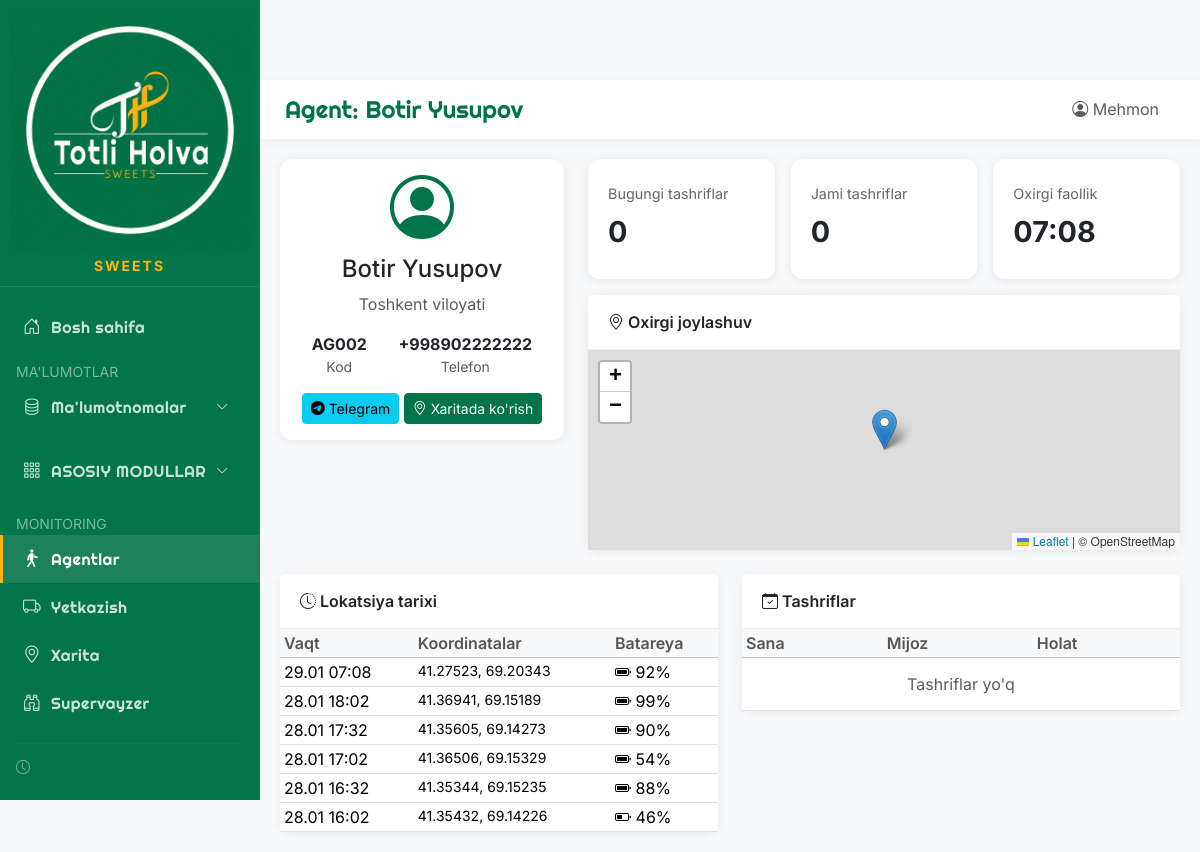
Screenshot of /agents/2 with the database file from the repository.
### app/models/database.py (models this page shows)
class Agent(Base):
    __tablename__ = "agents"
    id = Column(Integer, primary_key=True, index=True)
    code = Column(String(50), unique=True, index=True)
    full_name = Column(String(200), index=True)
    phone = Column(String(20))
    telegram_id = Column(String(50))
    photo = Column(String(255))
    region = Column(String(100))  # Hudud
    is_active = Column(Boolean, default=True)
    employee_id = Column(Integer, ForeignKey("employees.id"), nullable=True)
    created_at = Column(DateTime, default=datetime.now)
    locations = relationship("AgentLocation", back_populates="agent")
    routes = relationship("Route", back_populates="agent")
    visits = relationship("Visit", back_populates="agent")

class AgentLocation(Base):
    __tablename__ = "agent_locations"
    id = Column(Integer, primary_key=True, index=True)
    agent_id = Column(Integer, ForeignKey("agents.id"))
    latitude = Column(Float)
    longitude = Column(Float)
    accuracy = Column(Float)  # GPS aniqlik (metr)
    battery = Column(Integer)  # Telefon batareya %
    recorded_at = Column(DateTime, default=datetime.now)
    agent = relationship("Agent", back_populates="locations")

### main.py (the view)
@app.get("/agents/{agent_id}", response_class=HTMLResponse)
async def agent_detail(request: Request, agent_id: int, db: Session = Depends(get_db)):
    agent = db.query(Agent).filter(Agent.id == agent_id).first()
    if not agent:
        raise HTTPException(status_code=404, detail="Agent topilmadi")
    locations = db.query(AgentLocation).filter(
        AgentLocation.agent_id == agent_id
    ).order_by(AgentLocation.recorded_at.desc()).limit(50).all()
    visits = db.query(Visit).filter(
        Visit.agent_id == agent_id
    ).order_by(Visit.visit_date.desc()).limit(30).all()
    return templates.TemplateResponse("agents/detail.html", {
        "request": request,
        "agent": agent,
        "locations": locations,
        "visits": visits,
        "page_title": f"Agent: {agent.full_name}"
    })

### app/templates/agents/detail.html (shortened to what this page needs)
{% extends "base.html" %}
{% block content %}
<div class="row mb-4">
    <div class="col-md-4">
        <div class="card">
            <div class="card-body text-center">
                <div class="mb-3">
                    <i class="bi bi-person-circle" style="font-size: 4rem; color: var(--primary-color);"></i>
                </div>
                <h4>{{ agent.full_name }}</h4>
                <p class="text-muted">{{ agent.region or 'Hudud ko\'rsatilmagan' }}</p>
                <div class="d-flex justify-content-around mb-3">
                    <div>
                        <strong>{{ agent.code }}</strong><br>
                        <small class="text-muted">Kod</small>
                    </div>
                    <div>
                        <strong>{{ agent.phone or '-' }}</strong><br>
                        <small class="text-muted">Telefon</small>
                    </div>
                </div>
                {% if agent.telegram_id %}
                <a href="https://t.me/{{ agent.telegram_id }}" class="btn btn-info btn-sm" target="_blank">
                    <i class="bi bi-telegram"></i> Telegram
                </a>
                {% endif %}
                <a href="/map?agent={{ agent.id }}" class="btn btn-primary btn-sm">
                    <i class="bi bi-geo-alt"></i> Xaritada ko'rish
                </a>
            </div>
        </div>
    </div>
    <div class="col-md-8">
        <div class="row g-3">
            <div class="col-md-4">
                <div class="stat-card">
                    <p>Bugungi tashriflar</p>
                    <h3>{{ visits|selectattr('visit_date', 'ge', today)|list|length if today is defined else visits|length }}</h3>
                </div>
            </div>
            <div class="col-md-4">
                <div class="stat-card">
                    <p>Jami tashriflar</p>
                    <h3>{{ visits|length }}</h3>
                </div>
            </div>
            <div class="col-md-4">
                <div class="stat-card">
                    <p>Oxirgi faollik</p>
                    <h3>
                        {% if locations %}
                            {{ locations[0].recorded_at.strftime('%H:%M') }}
                        {% else %}
                            -
                        {% endif %}
                    </h3>
                </div>
            </div>
        </div>
        <div class="card mt-3">
            <div class="card-header">
                <i class="bi bi-geo-alt"></i> Oxirgi joylashuv
            </div>
            <div class="card-body p-0">
                {% if locations %}
                <div id="miniMap" style="height: 200px;"></div>
                {% else %}
                <div class="text-center text-muted py-4">
                    <i class="bi bi-geo-alt fs-1"></i><br>
                    Lokatsiya ma'lumoti yo'q
                </div>
                {% endif %}
            </div>
        </div>
    </div>
</div>
<div class="row">
    <div class="col-md-6">
        <div class="card">
            <div class="card-header">
                <i class="bi bi-clock-history"></i> Lokatsiya tarixi
            </div>
            <div class="card-body p-0" style="max-height: 400px; overflow-y: auto;">
                <table class="table table-sm">
                    <thead class="table-light sticky-top">
                        <tr>
                            <th>Vaqt</th>
                            <th>Koordinatalar</th>
                            <th>Batareya</th>
                        </tr>
                    </thead>
                    <tbody>
                        {% for loc in locations %}
                        <tr>
                            <td>{{ loc.recorded_at.strftime('%d.%m %H:%M') }}</td>
                            <td>
                                <small>{{ "%.5f"|format(loc.latitude) }}, {{ "%.5f"|format(loc.longitude) }}</small>
                            </td>
                            <td>
                                <i class="bi bi-battery-{% if loc.battery > 50 %}full{% elif loc.battery > 20 %}half{% else %}low text-danger{% endif %}"></i>
                                {{ loc.battery }}%
                            </td>
                        </tr>
                        {% else %}
                        <tr>
                            <td colspan="3" class="text-center text-muted py-3">Ma'lumot yo'q</td>
                        </tr>
                        {% endfor %}
                    </tbody>
                </table>
            </div>
        </div>
    </div>
    <div class="col-md-6">
        <div class="card">
            <div class="card-header">
                <i class="bi bi-calendar-check"></i> Tashriflar
            </div>
            <div class="card-body p-0" style="max-height: 400px; overflow-y: auto;">
                <table class="table table-sm">
                    <thead class="table-light sticky-top">
                        <tr>
                            <th>Sana</th>
                            <th>Mijoz</th>
                            <th>Holat</th>
                        </tr>
                    </thead>
                    <tbody>
                        {% for visit in visits %}
                        <tr>
                            <td>{{ visit.visit_date.strftime('%d.%m %H:%M') }}</td>
                            <td>Mijoz #{{ visit.partner_id }}</td>
                            <td>
                                {% if visit.status == 'visited' %}
                                <span class="badge bg-success">Tashrif</span>
                                {% elif visit.status == 'skipped' %}
                                <span class="badge bg-danger">O'tkazib yuborildi</span>
                                {% else %}
                                <span class="badge bg-warning">Rejada</span>
                                {% endif %}
                            </td>
                        </tr>
                        {% else %}
                        <tr>
                            <td colspan="3" class="text-center text-muted py-3">Tashriflar yo'q</td>
                        </tr>
                        {% endfor %}
                    </tbody>
                </table>
            </div>
        </div>
    </div>
</div>
{% endblock %}
{% block extra_css %}
<link rel="stylesheet" href="https://unpkg.com/leaflet@1.9.4/dist/leaflet.css" />
{% endblock %}

### app/templates/base.html (style rules this page uses)
:root { --primary-color: #017449; --secondary-color: #017449; --accent-color: #FFB50D; --bg-color: #f8f9fa; }
body { font-family: 'Inter', sans-serif; background-color: #f8f9fa; }
.card { border: none; border-radius: 12px; box-shadow: 0 2px 12px rgba(0, 0, 0, 0.08); }
.card-header { background: white; border-bottom: 1px solid #eee; font-weight: 600; padding: 15px 20px; }
.stat-card { background: white; border-radius: 12px; padding: 20px; box-shadow: 0 2px 12px rgba(0, 0, 0, 0.08); transition: transform 0.3s; min-height: 120px; height: 100%; width: 100%; display: flex; flex-direction: column; justify-content: center; }
.stat-card h3 { font-size: 1.8rem; font-weight: 700; margin: 10px 0 5px 0; }
.stat-card p { color: #666; margin: 0; font-size: 0.9rem; }
.btn-primary { background: var(--primary-color); border-color: var(--primary-color); }
.table { margin: 0; }
.table th { font-weight: 600; color: #555; border-top: none; }

### rows the page displays
Agent: full_name "Botir Yusupov", region "Toshkent viloyati", code "AG002", phone "+998902222222"
AgentLocation: recorded_at "07:08", recorded_at "29.01 07:08", latitude "41.27523", longitude "69.20343", battery "92"
AgentLocation: recorded_at "28.01 18:02", latitude "41.36941", longitude "69.15189", battery "99"
AgentLocation: recorded_at "28.01 17:32", latitude "41.35605", longitude "69.14273", battery "90"
AgentLocation: recorded_at "28.01 17:02", latitude "41.36506", longitude "69.15329", battery "54"
AgentLocation: recorded_at "28.01 16:32", latitude "41.35344", longitude "69.15235", battery "88"
AgentLocation: recorded_at "28.01 16:02", latitude "41.35432", longitude "69.14226", battery "46"

### other values shown
{{ page_title }} "Agent: Botir Yusupov"
{{ visits|length }} "0"
